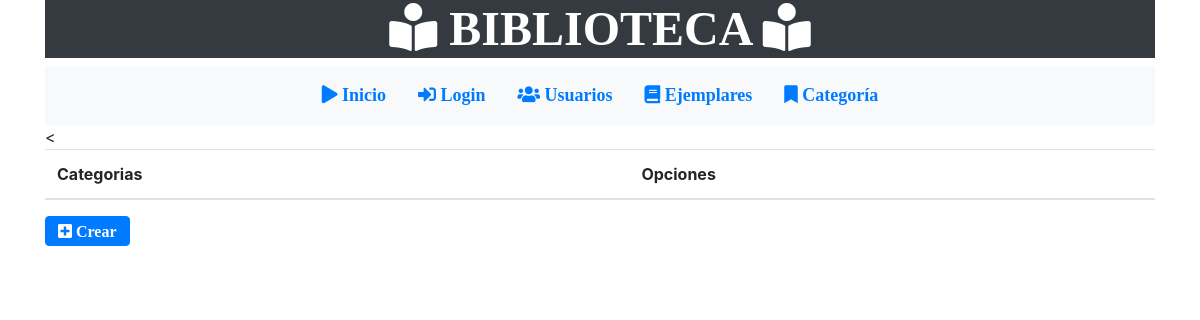
The app's page /index.php/categoria, older data.
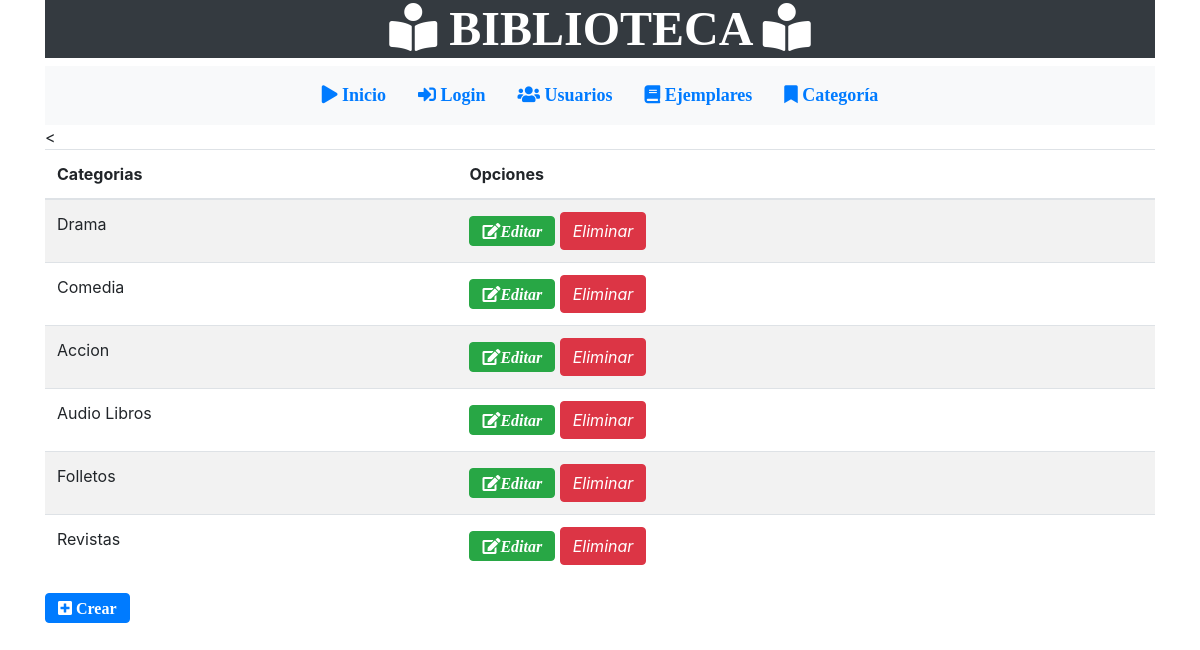
The same page, newer data.
### tables this page shows
CREATE TABLE `categoria` (
  `cate_id` int(11) NOT NULL,
  `cate_nombre` varchar(45) DEFAULT NULL
);

### application/controllers/Categoria.php (called while the page is built, shortened)
<?php
class Categoria extends CI_Controller {
	public function index()
	{
		$this->load->model('model_categoria');
		$result = $this->model_categoria->consultar();
		$datos= array('register'=>$result);
        $this->load->view('includes/header');
		$this->load->view('categorias/lista_cat',$datos);
		$this->load->view('includes/footer');
	}
}

### index.php (called while the page is built, shortened)
<?php
require_once BASEPATH.'core/CodeIgniter.php';

### application/models/Model_categoria.php (called while the page is built, shortened)
<?php
class Model_categoria extends CI_Model {
        public function consultar()
{
        $query = $this->db->get('categoria', 10);
        return $query->result();
}
}

### application/views/categorias/lista_cat.php (the view, shortened to what this page needs)
<table class="table table-striped table-hover ">
  <thead>
      <tr>
          <th>Categorias</th>
          <th>Opciones</th>
      </tr>
  </thead>
  <tbody>
   <?php foreach ($register as $cot) : ?>
      <tr>
          <td><?php echo $cot->cate_nombre; ?></td>
      <td>
        <form method="DELETE" action="<?php echo base_url('categoria/delete/'.$cot->cate_id);?>">
         <a class="btn btn-success btn-xs fas fa-edit" href="<?php echo base_url('categoria/edit/'.$cot->cate_id) ?>"><i class="glyphicon glyphicon-pencil">Editar</i></a>
          <button type="submit" class="btn btn-danger btn-xs "><i class="glyphicon glyphicon-remove">Eliminar</i></button>
        </form>
      </td>
      </tr>
   <?php endforeach; ?>
  </tbody>
</table>
<a class="btn btn-primary fas fa-plus-square" href="<?php echo base_url('categoria/create') ?>"> Crear </a>

Row changes from the older to the newer data that the page shows:
added categoria: cate_nombre "Drama"
added categoria: cate_nombre "Comedia"
added categoria: cate_nombre "Accion"
added categoria: cate_nombre "Audio Libros"
added categoria: cate_nombre "Folletos"
added categoria: cate_nombre "Revistas"
